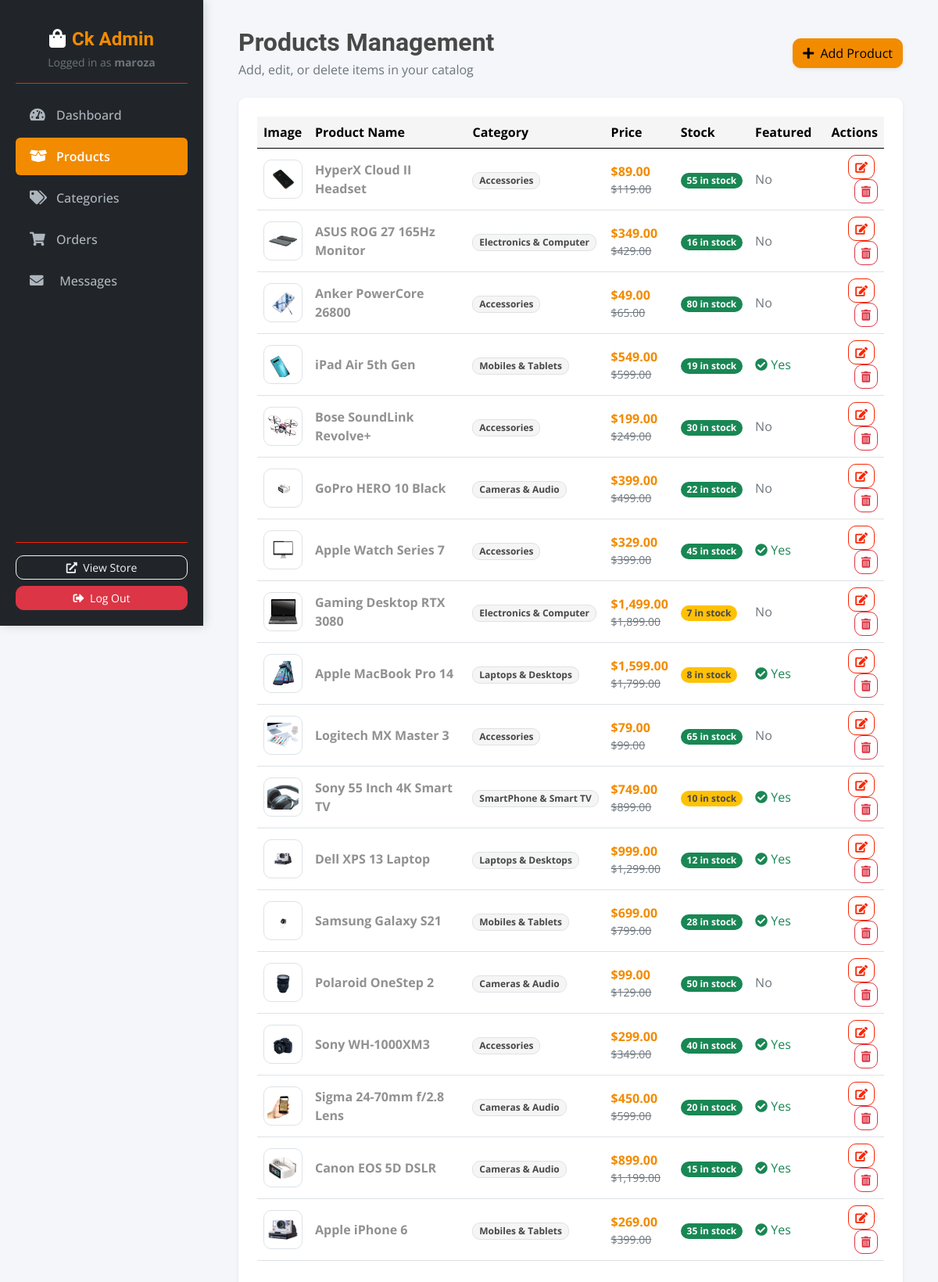
/admin/products.php (signed in), run on the app's committed database.
### tables this page shows
CREATE TABLE IF NOT EXISTS `products` (
    `id` INT AUTO_INCREMENT PRIMARY KEY,
    `category_id` INT NOT NULL,
    `name` VARCHAR(150) NOT NULL,
    `slug` VARCHAR(150) NOT NULL,
    `description` TEXT,
    `price` DECIMAL(10, 2) NOT NULL,
    `old_price` DECIMAL(10, 2) DEFAULT NULL,
    `rating` DECIMAL(2, 1) DEFAULT 5.0,
    `reviews_count` INT DEFAULT 0,
    `image` VARCHAR(255) NOT NULL,
    `is_featured` TINYINT(1) DEFAULT 0,
    `stock` INT DEFAULT 50,
    `created_at` TIMESTAMP DEFAULT CURRENT_TIMESTAMP,
    FOREIGN KEY (`category_id`) REFERENCES `categories`(`id`) ON DELETE CASCADE
);

CREATE TABLE IF NOT EXISTS `categories` (
    `id` INT AUTO_INCREMENT PRIMARY KEY,
    `name` VARCHAR(100) NOT NULL,
    `slug` VARCHAR(100) NOT NULL UNIQUE,
    `icon` VARCHAR(50) DEFAULT 'fa-laptop',
    `created_at` TIMESTAMP DEFAULT CURRENT_TIMESTAMP
);

### includes/functions.php (called while the page is built, shortened)
<?php
function formatPrice($price) {
    return '$' . number_format((float)$price, 2);
}

### admin/products.php (the view, shortened to what this page needs)
<?php
require_once __DIR__ . '/header.php';
$action = $_GET['action'] ?? 'list';
$categories = $db->query("SELECT * FROM categories ORDER BY name ASC")->fetchAll();
$editingProduct = null;
$products = $db->query("
    SELECT p.*, c.name AS category_name
    FROM products p
    JOIN categories c ON p.category_id = c.id
    ORDER BY p.id DESC
")->fetchAll();
?>
<div class="d-flex justify-content-between align-items-center mb-4">
    <div>
        <h2 class="fw-bold mb-1">Products Management</h2>
        <p class="text-muted mb-0">Add, edit, or delete items in your catalog</p>
    </div>
    <?php if ($action === 'list'): ?>
        <a href="products.php?action=create" class="btn btn-primary shadow-sm"><i class="fas fa-plus me-1"></i> Add Product</a>
    <?php else: ?>
        <a href="products.php" class="btn btn-outline-secondary"><i class="fas fa-arrow-left me-1"></i> Back to Product List</a>
    <?php endif; ?>
</div>
<?php if ($action === 'create' || $action === 'edit'): ?>
    <div class="card border-0 shadow-sm p-4 bg-white rounded" style="max-width: 800px;">
        <h4 class="fw-bold mb-3"><?= $action === 'edit' ? 'Edit Product' : 'Add New Product' ?></h4>
        <form action="products.php" method="POST" enctype="multipart/form-data">
            <input type="hidden" name="product_id" value="<?= $editingProduct['id'] ?? 0 ?>">
            <input type="hidden" name="current_image" value="<?= $editingProduct['image'] ?? '' ?>">
            <div class="row g-3">
                <div class="col-md-8">
                    <label class="form-label fw-bold">Product Name *</label>
                    <input type="text" name="name" class="form-control" required value="<?= htmlspecialchars($editingProduct['name'] ?? '') ?>" placeholder="e.g. Apple iPhone 13 Pro">
                </div>
                <div class="col-md-4">
                    <label class="form-label fw-bold">Category *</label>
                    <select name="category_id" class="form-select" required>
                        <option value="">Select Category</option>
                        <?php foreach ($categories as $cat): ?>
                            <option value="<?= $cat['id'] ?>" <?= (isset($editingProduct['category_id']) && $editingProduct['category_id'] == $cat['id']) ? 'selected' : '' ?>>
                                <?= htmlspecialchars($cat['name']) ?>
                            </option>
                        <?php endforeach; ?>
                    </select>
                </div>
                <div class="col-md-4">
                    <label class="form-label fw-bold">Price ($) *</label>
                    <input type="number" step="0.01" name="price" class="form-control" required value="<?= $editingProduct['price'] ?? '' ?>" placeholder="199.99">
                </div>
                <div class="col-md-4">
                    <label class="form-label fw-bold">Old / Discount Price ($)</label>
                    <input type="number" step="0.01" name="old_price" class="form-control" value="<?= $editingProduct['old_price'] ?? '' ?>" placeholder="Optional">
                </div>
                <div class="col-md-4">
                    <label class="form-label fw-bold">Stock Quantity</label>
                    <input type="number" name="stock" class="form-control" value="<?= $editingProduct['stock'] ?? 50 ?>">
                </div>
                <div class="col-12">
                    <label class="form-label fw-bold">Description</label>
                    <textarea name="description" class="form-control" rows="4"><?= htmlspecialchars($editingProduct['description'] ?? '') ?></textarea>
                </div>
                <div class="col-md-6">
                    <label class="form-label fw-bold">Upload Product Image</label>
                    <input type="file" name="image" class="form-control" accept="image/*">
                </div>
                <div class="col-md-6">
                    <label class="form-label fw-bold">Or Select Existing Image</label>
                    <select name="existing_image" class="form-select">
                        <option value="">Choose existing...</option>
                        <?php for ($i = 1; $i <= 18; $i++): ?>
                            <option value="img/product-<?= $i ?>.png" <?= (isset($editingProduct['image']) && $editingProduct['image'] === "img/product-$i.png") ? 'selected' : '' ?>>
                                img/product-<?= $i ?>.png
                            </option>
                        <?php endfor; ?>
                    </select>
                </div>
                <?php if (!empty($editingProduct['image'])): ?>
                    <div class="col-12">
                        <label class="form-label d-block text-muted small">Current Image:</label>
                        <img src="../<?= htmlspecialchars($editingProduct['image']) ?>" class="rounded border p-1" style="width: 90px; height: 90px; object-fit: contain;">
                    </div>
                <?php endif; ?>
                <div class="col-12">
                    <div class="form-check my-2">
                        <input type="checkbox" name="is_featured" class="form-check-input" id="isFeatured" value="1" <?= (!empty($editingProduct['is_featured'])) ? 'checked' : '' ?>>
                        <label class="form-check-label fw-bold" for="isFeatured">Featured Product (Show on Homepage)</label>
                    </div>
                </div>
                <div class="col-12 mt-4">
                    <button type="submit" class="btn btn-primary px-5 py-2 fw-bold">Save Product</button>
                    <a href="products.php" class="btn btn-light px-4 ms-2">Cancel</a>
                </div>
            </div>
        </form>
    </div>
<?php else: ?>
    <div class="card border-0 shadow-sm p-4 bg-white rounded">
        <div class="table-responsive">
            <table class="table table-hover align-middle">
                <thead class="table-light">
                    <tr>
                        <th>Image</th>
                        <th>Product Name</th>
                        <th>Category</th>
                        <th>Price</th>
                        <th>Stock</th>
                        <th>Featured</th>
                        <th class="text-end">Actions</th>
                    </tr>
                </thead>
                <tbody>
                    <?php foreach ($products as $p): ?>
                        <tr>
                            <td>
                                <img src="../<?= htmlspecialchars($p['image']) ?>" class="rounded border p-1" style="width: 50px; height: 50px; object-fit: contain;">
                            </td>
                            <td>
                                <strong><?= htmlspecialchars($p['name']) ?></strong>
                            </td>
                            <td><span class="badge bg-light text-dark border"><?= htmlspecialchars($p['category_name']) ?></span></td>
                            <td>
                                <strong class="text-primary"><?= formatPrice($p['price']) ?></strong>
                                <?php if ($p['old_price']): ?>
                                    <small class="text-muted text-decoration-line-through d-block"><?= formatPrice($p['old_price']) ?></small>
                                <?php endif; ?>
                            </td>
                            <td>
                                <span class="badge <?= $p['stock'] > 10 ? 'bg-success' : 'bg-warning text-dark' ?>">
                                    <?= $p['stock'] ?> in stock
                                </span>
                            </td>
                            <td>
                                <?= $p['is_featured'] ? '<span class="text-success"><i class="fas fa-check-circle"></i> Yes</span>' : '<span class="text-muted">No</span>' ?>
                            </td>
                            <td class="text-end">
                                <a href="products.php?action=edit&id=<?= $p['id'] ?>" class="btn btn-sm btn-outline-secondary me-1" title="Edit">
                                    <i class="fas fa-edit"></i>
                                </a>
                                <a href="products.php?action=delete&id=<?= $p['id'] ?>" class="btn btn-sm btn-outline-danger" onclick="return confirm('Delete this product?');" title="Delete">
                                    <i class="fas fa-trash-alt"></i>
                                </a>
                            </td>
                        </tr>
                    <?php endforeach; ?>
                </tbody>
            </table>
        </div>
    </div>
<?php endif; ?>
<?php require_once __DIR__ . '/footer.php'; ?>

### admin/header.php (style rules this page uses)
* { box-sizing: border-box; }
body { font-family: 'Open Sans', sans-serif; background-color: #f4f6f9; margin: 0; padding: 0; overflow-x: hidden; }

### data on the page
products: image (picture), name "HyperX Cloud II Headset", category.name "Accessories", price "$89.00", old_price "$119.00", stock "55", is_featured "No"
products: image (picture), name "ASUS ROG 27 165Hz Monitor", category.name "Electronics & Computer", price "$349.00", old_price "$429.00", stock "16", is_featured "No"
products: image (picture), name "Anker PowerCore 26800", category.name "Accessories", price "$49.00", old_price "$65.00", stock "80", is_featured "No"
products: image (picture), name "iPad Air 5th Gen", category.name "Mobiles & Tablets", price "$549.00", old_price "$599.00", stock "19", is_featured 1 (drawn)
products: image (picture), name "Bose SoundLink Revolve+", category.name "Accessories", price "$199.00", old_price "$249.00", stock "30", is_featured "No"
products: image (picture), name "GoPro HERO 10 Black", category.name "Cameras & Audio", price "$399.00", old_price "$499.00", stock "22", is_featured "No"
products: image (picture), name "Apple Watch Series 7", category.name "Accessories", price "$329.00", old_price "$399.00", stock "45", is_featured 1 (drawn)
products: image (picture), name "Gaming Desktop RTX 3080", category.name "Electronics & Computer", price "$1,499.00", old_price "$1,899.00", stock "7", is_featured "No"
products: image (picture), name "Apple MacBook Pro 14", category.name "Laptops & Desktops", price "$1,599.00", old_price "$1,799.00", stock "8", is_featured 1 (drawn)
products: image (picture), name "Logitech MX Master 3", category.name "Accessories", price "$79.00", old_price "$99.00", stock "65", is_featured "No"
products: image (picture), name "Sony 55 Inch 4K Smart TV", category.name "SmartPhone & Smart TV", price "$749.00", old_price "$899.00", stock "10", is_featured 1 (drawn)
products: image (picture), name "Dell XPS 13 Laptop", category.name "Laptops & Desktops", price "$999.00", old_price "$1,299.00", stock "12", is_featured 1 (drawn)
products: image (picture), name "Samsung Galaxy S21", category.name "Mobiles & Tablets", price "$699.00", old_price "$799.00", stock "28", is_featured 1 (drawn)
products: image (picture), name "Polaroid OneStep 2", category.name "Cameras & Audio", price "$99.00", old_price "$129.00", stock "50", is_featured "No"
products: image (picture), name "Sony WH-1000XM3", category.name "Accessories", price "$299.00", old_price "$349.00", stock "40", is_featured 1 (drawn)
products: image (picture), name "Sigma 24-70mm f/2.8 Lens", category.name "Cameras & Audio", price "$450.00", old_price "$599.00", stock "20", is_featured 1 (drawn)
products: image (picture), name "Canon EOS 5D DSLR", category.name "Cameras & Audio", price "$899.00", old_price "$1,199.00", stock "15", is_featured 1 (drawn)
products: image (picture), name "Apple iPhone 6", category.name "Mobiles & Tablets", price "$269.00", old_price "$399.00", stock "35", is_featured 1 (drawn)

### other printed values
$_SESSION['username'] "maroza"
